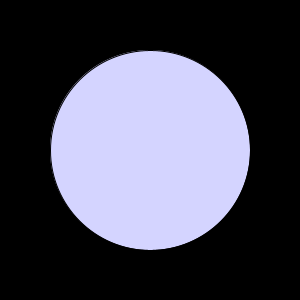
Frame 1 (no input)
Frame 60 (the mouse pressed at the canvas centre just before this capture): identical to frame 1, image omitted
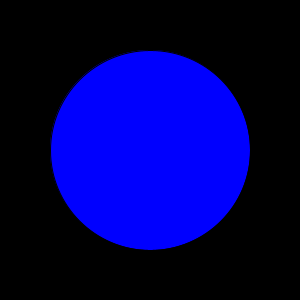
Frame 120 (the mouse held since frame 60 and released just before this capture)

The Processing sketch that drew these frames (run headless with seeded random() and noise(); from frame 60 on, the mouse is pressed at the canvas centre):

// Processing sketch: ex07_01_07
// ── ex07_01_07.pde
// 원의 중심에서 마우스와의 거리에 따라 원의 색상 변경

float r = 100.0;

void setup() {
  size(300, 300);
}

void draw() {
  background(0);
  float d = distance(width/2, height/2);
  println(d);
}

float distance(float x, float y) {
  float dd = dist(x, y, mouseX, mouseY);
  fill(dd, dd, 255);
  ellipse(x, y, r*2, r*2);
  return dd;
}
